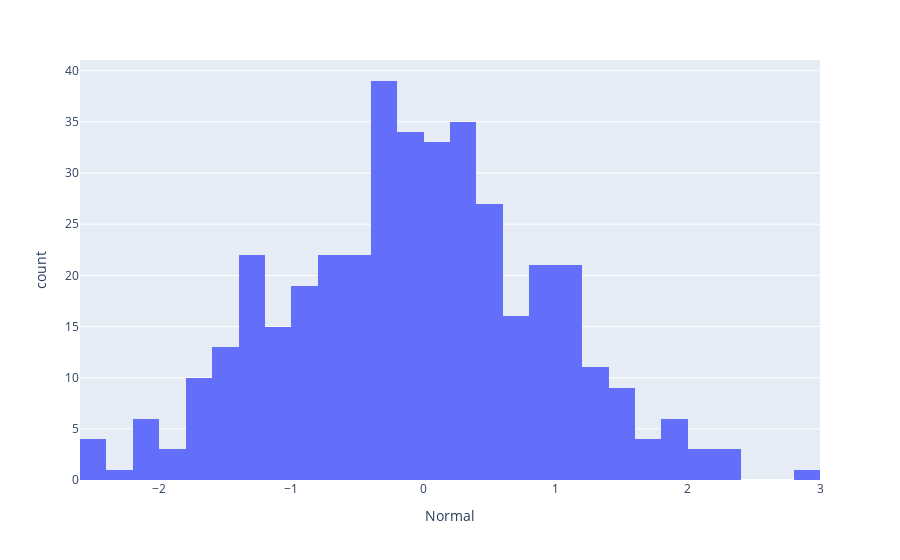

The code cell stored with this chart in its notebook:
### Markdown cell above
1. Make a simple histogram to illustrate the distribution of the data in `data1` using the function `histogram`

### Code cell
df = data1
fig = px.histogram(df, x="Normal")
fig.show()

### Figure 1 — Plotly figure (JSON) as saved in the notebook; plotly's stock layout.template omitted (floating-point values rounded to 4 significant figures; data arrays with more than 128 entries replaced by an {"elided": "..."} marker saying what was removed)
{"data": [{"bingroup": "x", "hovertemplate": "Normal=%{x}<br>count=%{y}<extra></extra>", "legendgroup": "", "marker": {"color": "#636efa", "pattern": {"shape": ""}}, "name": "", "orientation": "v", "showlegend": false, "type": "histogram", "x": {"elided": "400 float values"}, "xaxis": "x", "yaxis": "y"}], "layout": {"barmode": "relative", "legend": {"tracegroupgap": 0}, "margin": {"t": 60}, "xaxis": {"anchor": "y", "domain": [0, 1], "title": {"text": "Normal"}}, "yaxis": {"anchor": "x", "domain": [0, 1], "title": {"text": "count"}}}}
